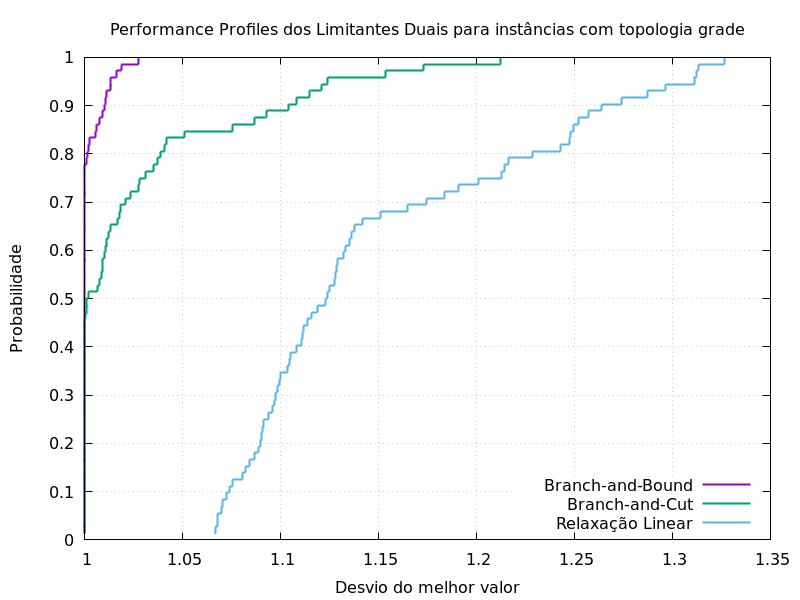

This chart was generated by the following gnuplot code:
#! /usr/bin/gnuplot
set terminal pngcairo size 800,600 
set grid
set output "grid-dual.png"
set title "Performance Profiles dos Limitantes Duais para instâncias com topologia grade"
set xlabel "Desvio do melhor valor"
set ylabel "Probabilidade"
set key right bottom
plot "grid-dual.csv" using 3:1 with steps linewidth 2 title "Branch-and-Bound", "grid-dual.csv" using 4:1 with steps linewidth 2 title "Branch-and-Cut", "grid-dual.csv" using 2:1 with steps linewidth 2 title "Relaxação Linear"
